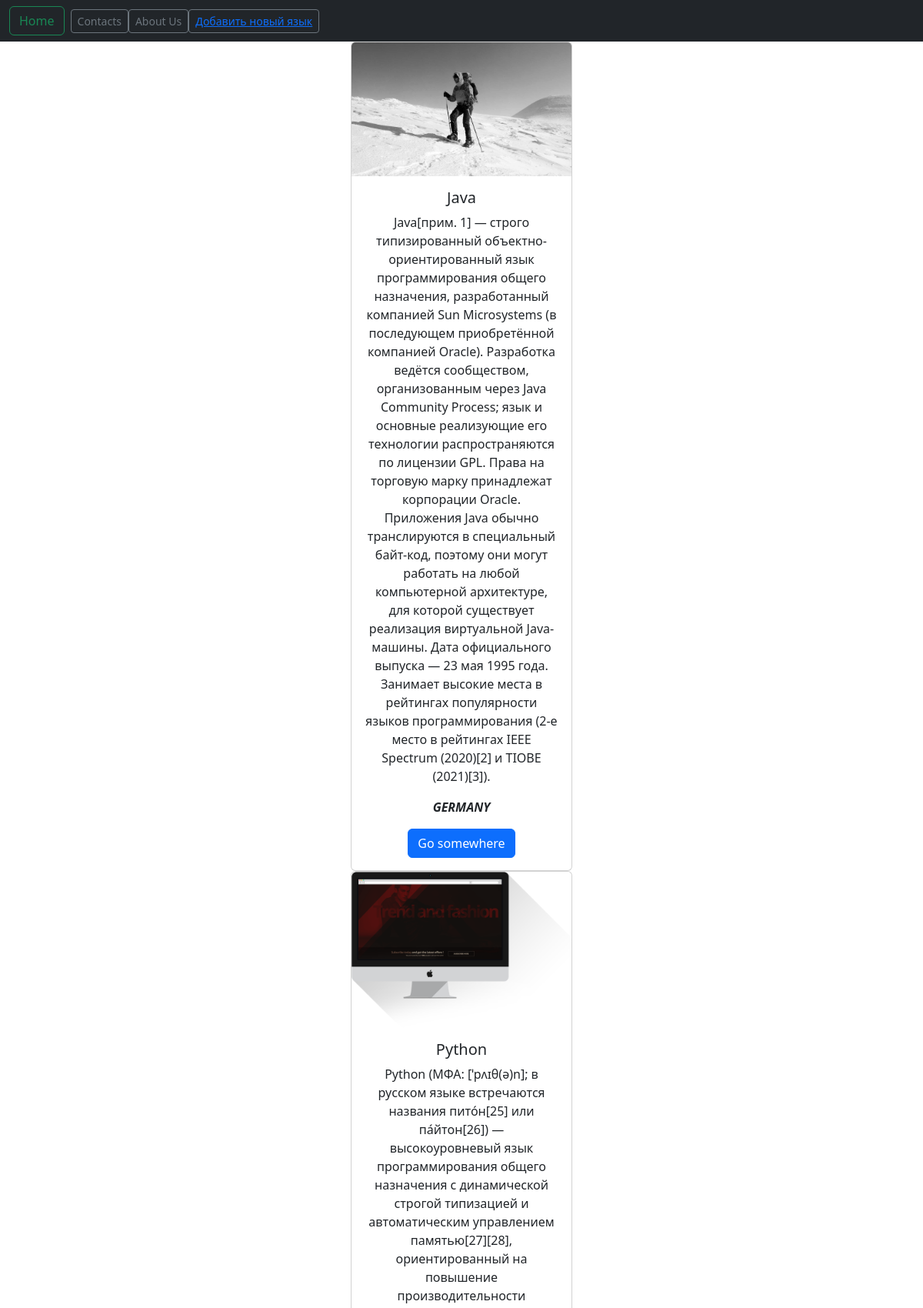
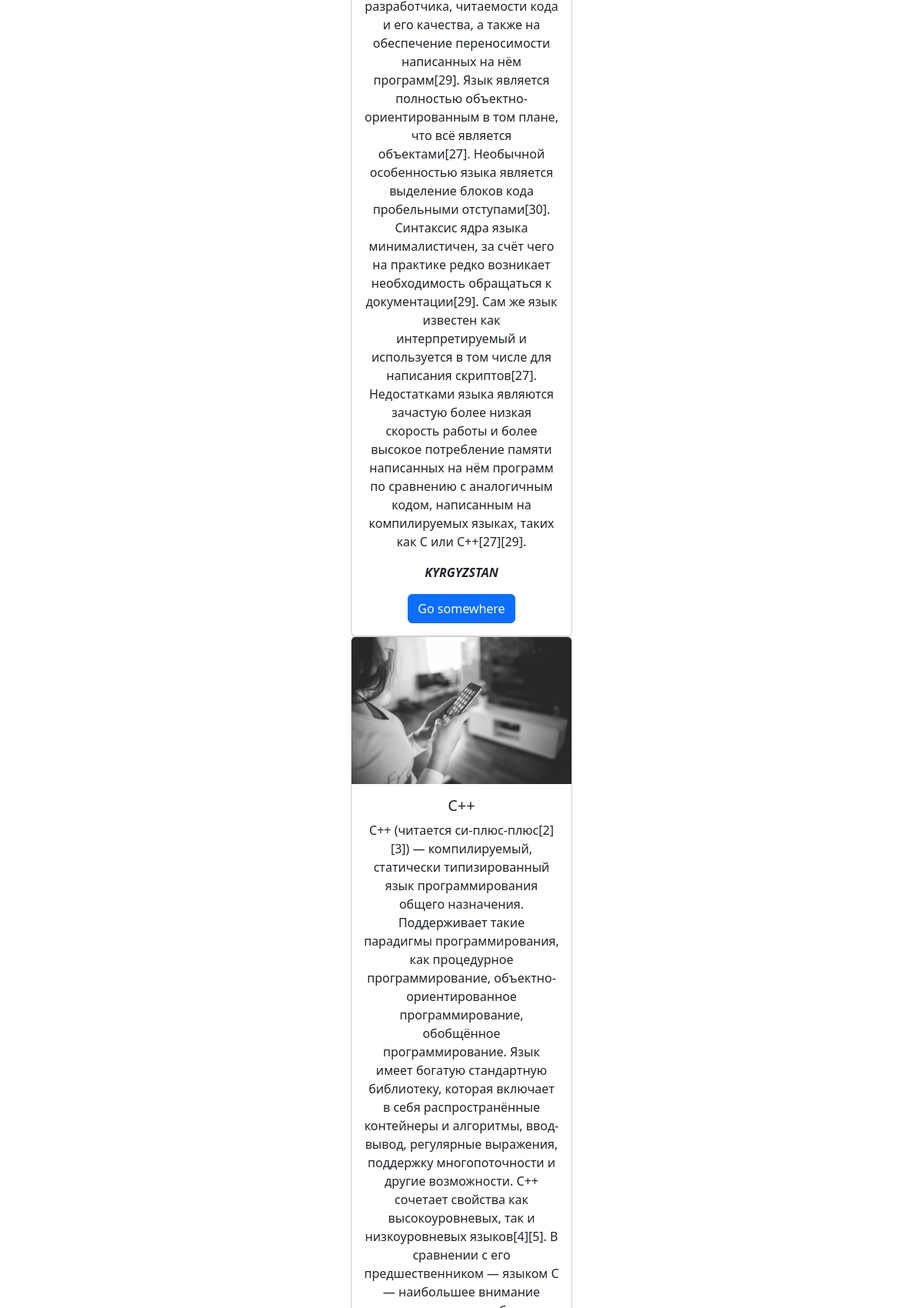
The app's page /index/ (upper part) with its own data (2 pictures, top to bottom).
### program_languages/models.py (models this page shows)
class ProgLang(models.Model):
    COUNTRIES = (
        ('KYRGYZSTAN', "KYRGYZSTAN"),
        ('GERMANY', 'GERMANY'),
        ("USA", "USA"),
        ('RUSSIA', "RUSSIA"),
        ("INDIA", "INDIA"),
        ('JAPAN', 'JAPAN')
    )
    name_lang = models.CharField(max_length=60)
    description_lang = models.TextField()
    image = models.ImageField(upload_to='')
    popular_lang_in_countries = models.CharField(max_length=60, choices=COUNTRIES)

### program_languages/views.py (the view)
# urls.py: path('index/', views.prog_lang_view, name='lang'),
def prog_lang_view(request):
    lang = models.ProgLang.objects.all()
    return render(request, 'index.html', {'lang_object': lang})

### templates/index.html (shortened to what this page needs)
<!DOCTYPE html>
<html lang="en">
<head>
    <link href="https://cdn.jsdelivr.net/npm/bootstrap@5.2.2/dist/css/bootstrap.min.css" rel="stylesheet">
</head>
<body bgcolor="red">
<nav class="navbar navbar-dark bg-dark">
  <form class="container-fluid justify-content-start">
    <button class="btn btn-outline-success me-2" type="button">Home</button>
    <button class="btn btn-sm btn-outline-secondary" type="button">Contacts</button>
       <button class="btn btn-sm btn-outline-secondary" type="button">About Us</button>
      <button class="btn btn-sm btn-outline-secondary" type="button"><a href="/add_prog_lang/">Добавить новый язык</a></button>
  </form>
</nav>
<center>
{% for i in lang_object %}
<div class="card" style="width: 18rem;">
  <img src="{{i.image.url}}" class="card-img-top" alt="...">
  <div class="card-body">
    <h5 class="card-title">{{i.name_lang}}</h5>
    <p class="card-text">{{i.description_lang}}</p>
      <p><b><i>{{i.popular_lang_in_countries}}</i></b></p>
    <a href="#" class="btn btn-primary">Go somewhere</a>
  </div>
</div>
{% endfor %}
</center>
</body>
</html>

### records on screen
ProgLang: image (picture), name_lang "Java", description_lang "Java[прим. 1] — строго типизированный объектно-ориентированный язык программирования общего назначения, разработанный компанией Sun Microsystems (в последующем приобретённой компанией Oracle). Разработка ведётся сообществом, организованным через Java Community Process; язык и основные реализующие его технологии распространяются по лицензии GPL. Права на торговую марку принадлежат корпорации Oracle. Приложения Java обычно транслируются в специальный байт-код, поэтому они могут работать на любой компьютерной архитектуре, для которой существует реализация виртуальной Java-машины. Дата официального выпуска — 23 мая 1995 года. Занимает высокие места в рейтингах популярности языков…", popular_lang_in_countries "GERMANY"
ProgLang: image (picture), name_lang "Python", description_lang "Python (МФА: [ˈpʌɪθ(ə)n]; в русском языке встречаются названия пито́н[25] или па́йтон[26]) — высокоуровневый язык программирования общего назначения с динамической строгой типизацией и автоматическим управлением памятью[27][28], ориентированный на повышение производительности разработчика, читаемости кода и его качества, а также на обеспечение переносимости написанных на нём программ[29]. Язык является полностью объектно-ориентированным в том плане, что всё является объектами[27]. Необычной особенностью языка является выделение блоков кода пробельными отступами[30]. Синтаксис ядра языка минималистичен, за счёт чего на практике редко возникает необходимость обращаться к документации[29]. Сам…", popular_lang_in_countries "KYRGYZSTAN"
ProgLang: image (picture), name_lang "C++"
